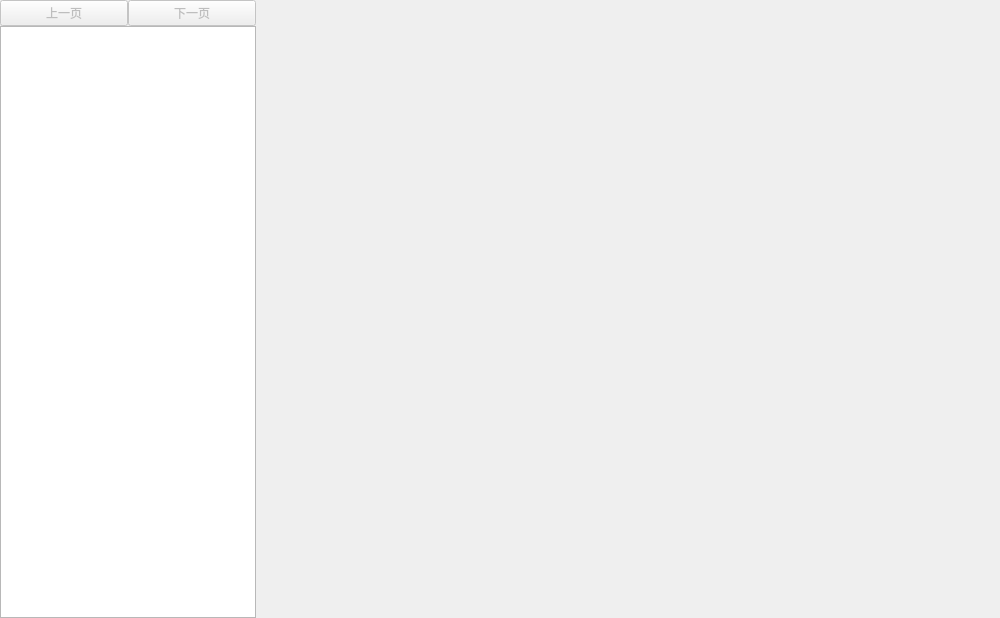
<?xml version="1.0" encoding="UTF-8"?>
<ui version="4.0">
 <class>Help</class>
 <widget class="QWidget" name="Help">
  <property name="geometry">
   <rect>
    <x>0</x>
    <y>0</y>
    <width>1000</width>
    <height>618</height>
   </rect>
  </property>
  <property name="windowTitle">
   <string>帮助</string>
  </property>
  <layout class="QGridLayout" name="gridLayout">
   <property name="leftMargin">
    <number>0</number>
   </property>
   <property name="topMargin">
    <number>0</number>
   </property>
   <property name="rightMargin">
    <number>0</number>
   </property>
   <property name="bottomMargin">
    <number>0</number>
   </property>
   <property name="spacing">
    <number>0</number>
   </property>
   <item row="0" column="1">
    <widget class="QPushButton" name="pb_next">
     <property name="enabled">
      <bool>false</bool>
     </property>
     <property name="text">
      <string>下一页</string>
     </property>
    </widget>
   </item>
   <item row="0" column="0">
    <widget class="QPushButton" name="pb_pre">
     <property name="enabled">
      <bool>false</bool>
     </property>
     <property name="text">
      <string>上一页</string>
     </property>
    </widget>
   </item>
   <item row="1" column="2">
    <widget class="QStackedWidget" name="sw_pages"/>
   </item>
   <item row="1" column="0" colspan="2">
    <widget class="QTreeWidget" name="tw_indexes">
     <property name="maximumSize">
      <size>
       <width>16777215</width>
       <height>16777215</height>
      </size>
     </property>
     <attribute name="headerVisible">
      <bool>false</bool>
     </attribute>
     <column>
      <property name="text">
       <string notr="true">1</string>
      </property>
     </column>
    </widget>
   </item>
  </layout>
 </widget>
 <resources/>
 <connections/>
</ui>
